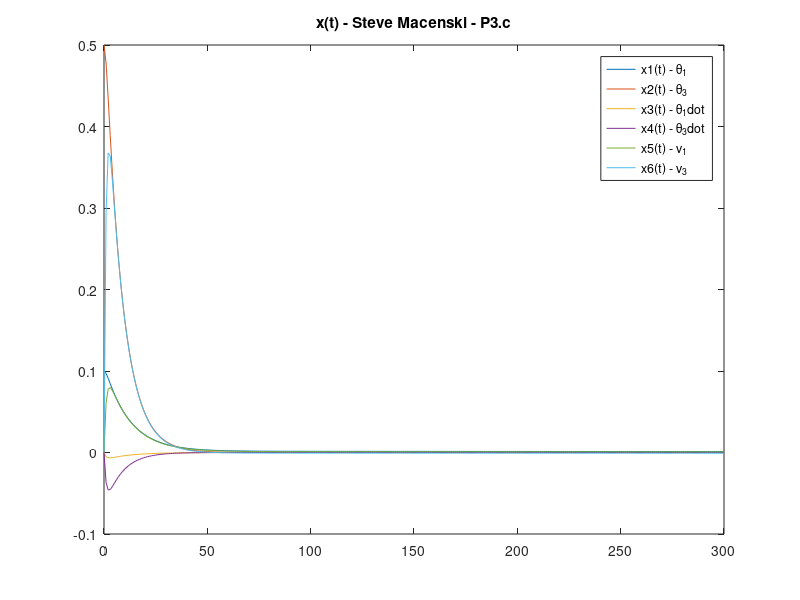

Write MATLAB code to recreate this figure.
function hw5_prob3

clc;
%% theta(t) v(t) and u(t) 1d
J1 = 12;
J2 = 14;
J3 = 8; 
Jw = 1; 
n = .0011;


A = [      0                 0               1               0          0     0;...
           0                 0               0               1          0     0;...
     -4*n^2*(J2-J3)/J1       0               0         n*(1-(J2-J3)/J1) 0     0;...
           0           n^2*(J1-J2)/J3 -n*(1+(J1-J2)/J3)      0          0     0;...
           0                 0               0               0          0     n;...
           0                 0               0               0         -n     0];
       
B = [0     0;...
     0     0;...
     1/J1  0;...
     0   1/J3;...
     -1/Jw 0;...
     0  -1/Jw];
 
rank(ctrb(A,B)); %6 is full rank, this full rank 
x0 = [0.1 0.5 0 0 0 0]';

Q = eye(6);
R = 10^0.*eye(2); 

t = linspace(0,300,300);

k = lqr(A,B,Q,R)


for i=1:length(t)
    x(:,i) = expm((A-B*k)*t(i))*x0;
end

figure(1) %x(t)
plot(t,x)
hold on;


figure(1)
legend('x1(t) - \theta_1','x2(t) - \theta_3','x3(t) - \theta_1dot','x4(t) - \theta_3dot','x5(t) - v_1','x6(t) - v_3')
title('x(t) - Steve Macenski - P3.c')




%% Animation and integration stuff 

%  INITIAL CONDITIONS
% R0 = [1 0 0;0 1 0; 0 0 1]; %initially aligned so it is an identity matrix
% wox = 1e-3; % 1e-3 1e-2 1e-1 1e0
% w0 = [wox;0;0]; %initial spin conditions 
%  J = [4600 0 0; 0 4400 0; 0 0 4400]; %moment of inertia 
% 
% tMax = 20; %7.5 seconds
% % DEFINE THE TIME INTERVAL
% tRate = 30;
% t = linspace(0,tMax,tMax*tRate);
% 
% % INTEGRATE THE ANGULAR RATE EQUATIONS **AND** EULER'S EQUATIONS
% [t,x] = ode45(@(t,x) f(t,x,J),t,[RtoX(R0); w0]);
% 
% % CREATE A BOX AND SOME AXES
% Hb = 1;
% Mb = 6*(J(1,1)+J(2,2)-J(3,3))/(Hb^2);
% Wb = sqrt((6/Mb)*(J(1,1)-J(2,2)+J(3,3)));
% Lb = sqrt((6/Mb)*(-J(1,1)+J(2,2)+J(3,3)));
% [p1,faces,colors] = makebox(Lb,Wb,Hb);
% pAxis = [0 0; 0 0; 0 1];
% pAngVel = [zeros(3,1) w0/norm(w0)];
% pAngMom = [zeros(3,1) J*w0/norm(J*w0)];
% 
% % SETUP THE PLOT
% figure(2);
% clf;
% axis(1.25*[-1 1 -1 1 -1 1]);
% axis equal;
% hold on;
% plot3(0,0,0,'k.','markersize',16);
% hAxis = line(pAxis(1,:),pAxis(2,:),pAxis(3,:));
% set(hAxis,'linewidth',2,'color','r');
% hAngVel = line(pAngVel(1,:),pAngVel(2,:),pAngVel(3,:));
% set(hAngVel,'linewidth',2,'color','g');
% hAngMom = line(pAngMom(1,:),pAngMom(2,:),pAngMom(3,:));
% set(hAngMom,'linewidth',2,'color','b');
% hBox = patch('Vertices',p1','Faces',faces,...
%           'CData',colors,'FaceColor','flat');
% hTitle = title(sprintf('t = %4.2f',0));
% lighting flat
% light('Position',[0 -2 -1])
% light('Position',[0 -2 1])
% xlabel('x');
% ylabel('y');
% zlabel('z');
% 
% % ANIMATE THE RESULTS
% w = x(:,10:end);
% x = x(:,1:9);
% firsttime = 1;
% i = 1;
% dt = max(t)/(length(t)-1);
% tic;
% while (i<length(t))
%     if (toc > dt)
%         tic;
%         i = i+1;
%         R = XtoR(x(i,:));
%         p0 = R*p1;
%         set(hBox,'Vertices',p0');
%         pAxis0 = R*pAxis;
%         pAngVel = [zeros(3,1) w(i,:)'/norm(w(i,:)')];
%         pAngVel0 = R*pAngVel;
%         pAngMom = [zeros(3,1) J*(w(i,:)')/norm(J*(w(i,:)'))];
%         pAngMom0 = R*pAngMom;
%         set(hAxis,'xdata',pAxis0(1,:),'ydata',pAxis0(2,:),'zdata',pAxis0(3,:));
%         set(hAngVel,'xdata',pAngVel0(1,:),'ydata',pAngVel0(2,:),'zdata',pAngVel0(3,:));
%         set(hAngMom,'xdata',pAngMom0(1,:),'ydata',pAngMom0(2,:),'zdata',pAngMom0(3,:));
%         set(hTitle,'string',sprintf('t = %4.2f',t(i)));
%         
%         if (firsttime)
%             firsttime=0;
%             pause(0.5);
%         end
%         drawnow;
%     end
% end
% 
% 
% function xdot = f(t,x,J)
% R = XtoR(x(1:9,1));
% w = x(10:end,1);
% % %%
% 
% % YOUR CODE HERE TO COMPUTE Rdot and wdot 
% 
% J1 = J(1,1);
% J2 = J(2,2);
% J3 = J(3,3);
% 
% Rdot = R*skew(w);
% 
% 
% w = [w(1); w(2); w(3)];
% 
% wdot = zeros(3,1);
% 
% xdot = [RtoX(Rdot); wdot];
% 
% function S = skew(w)
% S = [0 -w(3) w(2); w(3) 0 -w(1); -w(2) w(1) 0];
% 
% function X = RtoX(R)
% X = reshape(R,9,1);
% 
% function R = XtoR(X)
% R = reshape(X,3,3);
% 
% function [verts,faces,colors] = makebox(x,y,z)
% verts = [0 x x 0 0 x x 0; 0 0 0 0 y y y y; 0 0 z z 0 0 z z];
% verts = verts - repmat([x/2; y/2; z/2],1,size(verts,2));
% faces = [1 2 3 4; 2 6 7 3; 6 5 8 7; 5 1 4 8; 4 3 7 8; 5 6 2 1];
% colors(:,:,1) = 1*ones(1,size(faces,1));
% colors(:,:,2) = 1*ones(1,size(faces,1));
% colors(:,:,3) = 0*ones(1,size(faces,1));
% colors(1,5,1) = 1;
% colors(1,5,2) = 0;
% colors(1,5,3) = 0;
% colors(1,3,1) = 0;
% colors(1,3,2) = 0;
% colors(1,3,3) = 1;
% colors(1,2,1) = 0;
% colors(1,2,2) = 1;
% colors(1,2,3) = 0;



